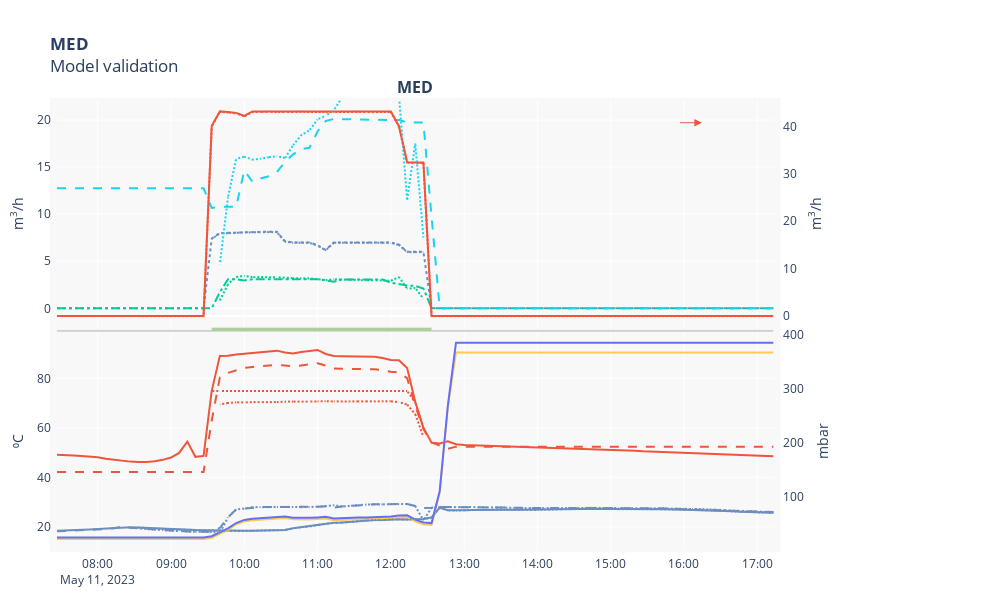

Notebook source saved alongside this figure:
### Code cell
# Sync model index with measured data
df_mod.index = df.index[idx_start:idx if idx < idx_end - 1 else idx_end]

with open(data_path / 'plt_config_med.json') as f:
    plt_config = json.load(f)
    
fig = experimental_results_plot(plt_config, df, df_comp=df_mod, vars_config=vars_config, resample=False)

fig.show(
    config=generate_plotly_config(fig, figure_name=f'med_validation_{df.index[0].strftime("%Y%m%d")}')
)
